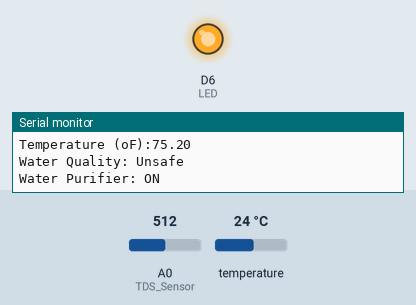
The sketch below on a simulated ESP8266 (NodeMCU). Shown: output pins drawn as LEDs (lit = HIGH), the last lines printed to the serial monitor. Wiring (inferred from the names in the program): DS18B20 sensor: data D5. The test bench sets the inputs (shaded band); at power-on: temperature 24 °C, A0 (TDS_Sensor) = 512. Pins used as bus, display or sensor lines are not drawn.

Above: at 5.0 s.
5.1 s: temperature set to 41 °C
8.4 s: A0 (TDS_Sensor) set to 306
11.6 s: A0 (TDS_Sensor) set to 288
13.4 s: A0 (TDS_Sensor) set to 262
At 14.9 s:
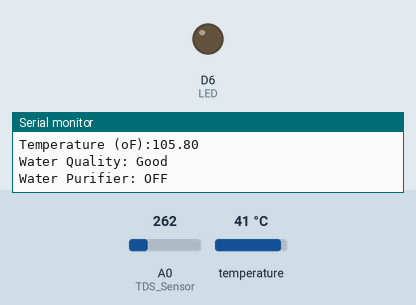
15.8 s: A0 (TDS_Sensor) set to 510
At 16.8 s:
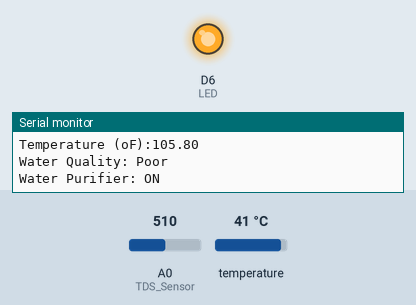
17.9 s: A0 (TDS_Sensor) set to 240
At 19.8 s:
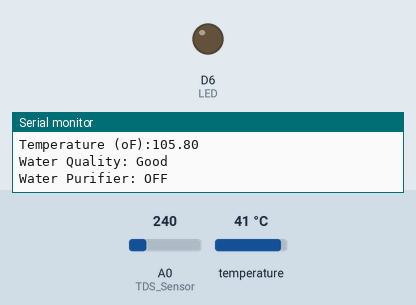
Timing chart, 0 to 21.0 s (numbered marks = the images above; inputs shaded):
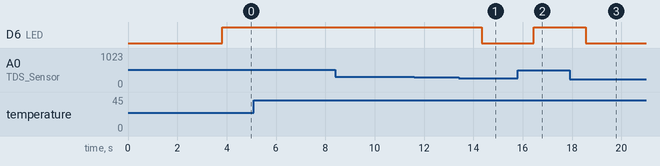

Measured:
- the behaviour switches between 276 and 275 on A0 (TDS_Sensor) (found by bisection; images 0 and 1)
- after the input at 13.4 s, D6 (LED): HIGH → LOW after 0.95 s
- after the input at 15.8 s, D6 (LED): LOW → HIGH after 0.65 s
- after the input at 17.9 s, D6 (LED): HIGH → LOW after 0.66 s

The sketch:

TDS_NodeMCU_New_Blynk2.ino
```cpp
#define BLYNK_DEVICE_NAME "Water Quality Monitoring"
#define BLYNK_TEMPLATE_ID "TMPLeOu-f4fW"
#define BLYNK_TEMPLATE_NAME "IOT based Water Quality Monitoring"
#define BLYNK_AUTH_TOKEN "0iNAwT66kNR0VN6CqPPnWI9--cJlqLE4"
#define BLYNK_FIRMWARE_VERSION "0.1.0"
#define BLYNK_PRINT Serial
char auth[] = BLYNK_AUTH_TOKEN;
char ssid[] = "POCO X3";
char pass[] = "rahul1234";
#define USE_NODE_MCU_BOARD
#include "BlynkEdgent.h"
int LED=D6;
int DSPIN = D5; //Temperature Sensor
int TDS_Sensor = A0;
float Aref = 3.3;
float ec_Val = 0;
unsigned int tds_value = 0;
float ecCal = 1;
WidgetLED led(V6);
void sendSensor()
{
  double wTemp = TempRead()* 0.0625;// conversion accuracy is 0.0625 / LSB
  float V_level= Aref / 1024.0;
  float rawEc = analogRead(TDS_Sensor) * V_level;  // Raw  data of EC
  float T_Cof = 1.0 + 0.02 * (wTemp - 25.0);  // Temperature Coefficient

  ec_Val = (rawEc / T_Cof) * ecCal;// temperature and calibration compensation
  tds_value = (133.42 * pow(ec_Val, 3) - 255.86 * ec_Val * ec_Val + 857.39 * ec_Val) * 0.5;
  double Far= (((wTemp *9)/5) + 32); // Temp in Far*

  Serial.print("TDS:"); Serial.println(tds_value);
  Serial.print("EC:"); Serial.println(ec_Val, 2);
  Serial.print("Temperature (oC):"); Serial.println(wTemp,2);
  Serial.print("Temperature (oF):"); Serial.println(Far,2);
  Serial.print("");

  Blynk.virtualWrite(V0,wTemp);
  Blynk.virtualWrite(V1,Far);
  Blynk.virtualWrite(V2,tds_value);
  Blynk.virtualWrite(V3,ec_Val);
  // Determine water quality based on TDS value
  String quality;
  String pure;
  if(tds_value>=50&&tds_value<=150){
    quality="Excellent";
    pure="OFF";
    led.off();
    digitalWrite(LED,LOW);
  } else if(tds_value > 150 && tds_value<=250){
    quality="Good";
    pure="OFF";
    led.off();
    digitalWrite(LED,LOW);
  } else if(tds_value>250&&tds_value<=300){
    quality="Fair";
    pure="ON";
    led.on();
    digitalWrite(LED,HIGH);
  } else if(tds_value>300&&tds_value<=500){
    quality="Poor";
    pure="ON";
    led.on();
    digitalWrite(LED,HIGH); // Turn on led
    Blynk.logEvent("high_tds_alert");
  }
   else if(tds_value>=500){
    quality="Unsafe";
    pure="ON";
    digitalWrite(LED,HIGH); // Turn on led
    Blynk.logEvent("high_tds_alert");
    led.on();
  }
  else{
    quality="Unknown";
    pure="OFF";
    digitalWrite(LED,LOW);
    led.off();
  }

  Serial.print("Water Quality: "); Serial.println(quality);
  Serial.print("Water Purifier: "); Serial.println(pure);
  // Display TDS value and water quality on Blynk virtual LCD widget v04 pin
  Blynk.virtualWrite(V4,quality);
  Blynk.virtualWrite(V5,pure);

}
void setup()
{
  Serial.begin(9600); // Dubugging on hardware Serial 0
  BlynkEdgent.begin();
  pinMode(LED,OUTPUT); // Set led pin as output
  pinMode(TDS_Sensor,INPUT);
  delay(2000);
}

void loop()
{
  BlynkEdgent.run();
  sendSensor();
  delay(1000);
}
```

TD_DS_Library.ino
```cpp
/*
 * This Library is property of SME Dehradun. for any query related to this program, contact us at www.smedehradn.com
 * if your want any soluiton related for any IoT Customized Boards and Sensor to www.nuttyengineer.com
 */

boolean DS18B20_Init()
{
  pinMode(DSPIN, OUTPUT);
  digitalWrite(DSPIN, HIGH);
  delayMicroseconds(5);
  digitalWrite(DSPIN, LOW);
  delayMicroseconds(750);//480-960
  digitalWrite(DSPIN, HIGH);
  pinMode(DSPIN, INPUT);
  int t = 0;
  while(digitalRead(DSPIN))
  {
    t++;
    if(t > 60) return false;
    delayMicroseconds(1);
  }
  t = 480 - t;
  pinMode(DSPIN, OUTPUT);
  delayMicroseconds(t);
  digitalWrite(DSPIN, HIGH);
  return true;
}

void DS18B20_Write(byte data)
{
  pinMode(DSPIN, OUTPUT);
  for(int i=0; i<8; i++)
  {
    digitalWrite(DSPIN, LOW);
    delayMicroseconds(10);
    if(data & 1) digitalWrite(DSPIN, HIGH);
    else digitalWrite(DSPIN, LOW);
    data >>= 1;
    delayMicroseconds(50);
    digitalWrite(DSPIN, HIGH);
  }
}

byte DS18B20_Read()
{
  pinMode(DSPIN, OUTPUT);
  digitalWrite(DSPIN, HIGH);
  delayMicroseconds(2);
  byte data = 0;
  for(int i=0; i<8; i++)
  {
    digitalWrite(DSPIN, LOW);
    delayMicroseconds(1);
    digitalWrite(DSPIN, HIGH);
    pinMode(DSPIN, INPUT);
    delayMicroseconds(5);
    data >>= 1;
    if(digitalRead(DSPIN)) data |= 0x80;
    delayMicroseconds(55);
    pinMode(DSPIN, OUTPUT);
    digitalWrite(DSPIN, HIGH);
  }
  return data;
}

int TempRead()
{
  if(!DS18B20_Init()) return 0;
   DS18B20_Write (0xCC); // Send skip ROM command
   DS18B20_Write (0x44); // Send reading start conversion command
  if(!DS18B20_Init()) return 0;
   DS18B20_Write (0xCC); // Send skip ROM command
   DS18B20_Write (0xBE); // Read the register, a total of nine bytes, the first two bytes are the conversion value
   int waterTemp = DS18B20_Read (); // Low byte
   waterTemp |= DS18B20_Read () << 8; // High byte
  return waterTemp;
}
```
